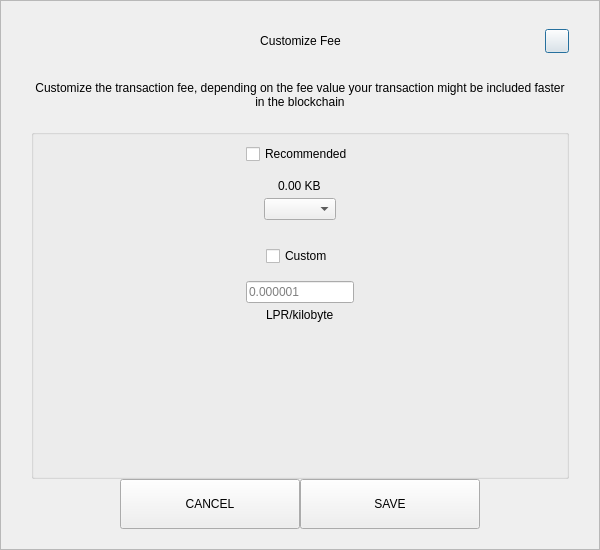
<?xml version="1.0" encoding="UTF-8"?>
<ui version="4.0">
 <class>SendCustomFeeDialog</class>
 <widget class="QDialog" name="SendCustomFeeDialog">
  <property name="geometry">
   <rect>
    <x>0</x>
    <y>0</y>
    <width>600</width>
    <height>550</height>
   </rect>
  </property>
  <property name="windowTitle">
   <string>Form</string>
  </property>
  <layout class="QVBoxLayout" name="verticalLayout_3">
   <property name="spacing">
    <number>0</number>
   </property>
   <property name="leftMargin">
    <number>0</number>
   </property>
   <property name="topMargin">
    <number>0</number>
   </property>
   <property name="rightMargin">
    <number>0</number>
   </property>
   <property name="bottomMargin">
    <number>0</number>
   </property>
   <item>
    <widget class="QFrame" name="frame">
     <property name="styleSheet">
      <string notr="true"/>
     </property>
     <property name="frameShape">
      <enum>QFrame::StyledPanel</enum>
     </property>
     <property name="frameShadow">
      <enum>QFrame::Raised</enum>
     </property>
     <layout class="QVBoxLayout" name="verticalLayout_2">
      <property name="spacing">
       <number>0</number>
      </property>
      <property name="leftMargin">
       <number>30</number>
      </property>
      <property name="topMargin">
       <number>20</number>
      </property>
      <property name="rightMargin">
       <number>30</number>
      </property>
      <property name="bottomMargin">
       <number>20</number>
      </property>
      <item>
       <layout class="QHBoxLayout" name="horizontalLayout_3">
        <property name="spacing">
         <number>0</number>
        </property>
        <item>
         <spacer name="horizontalSpacer_21">
          <property name="orientation">
           <enum>Qt::Horizontal</enum>
          </property>
          <property name="sizeHint" stdset="0">
           <size>
            <width>40</width>
            <height>20</height>
           </size>
          </property>
         </spacer>
        </item>
        <item>
         <widget class="QLabel" name="labelTitle">
          <property name="minimumSize">
           <size>
            <width>0</width>
            <height>40</height>
           </size>
          </property>
          <property name="maximumSize">
           <size>
            <width>16777215</width>
            <height>40</height>
           </size>
          </property>
          <property name="styleSheet">
           <string notr="true">padding-left:24px;</string>
          </property>
          <property name="text">
           <string>Customize Fee</string>
          </property>
          <property name="alignment">
           <set>Qt::AlignCenter</set>
          </property>
          <property name="margin">
           <number>7</number>
          </property>
         </widget>
        </item>
        <item>
         <spacer name="horizontalSpacer">
          <property name="orientation">
           <enum>Qt::Horizontal</enum>
          </property>
          <property name="sizeHint" stdset="0">
           <size>
            <width>40</width>
            <height>20</height>
           </size>
          </property>
         </spacer>
        </item>
        <item>
         <widget class="QPushButton" name="btnEsc">
          <property name="minimumSize">
           <size>
            <width>24</width>
            <height>24</height>
           </size>
          </property>
          <property name="maximumSize">
           <size>
            <width>24</width>
            <height>24</height>
           </size>
          </property>
          <property name="text">
           <string/>
          </property>
         </widget>
        </item>
       </layout>
      </item>
      <item>
       <spacer name="verticalSpacer_2">
        <property name="orientation">
         <enum>Qt::Vertical</enum>
        </property>
        <property name="sizeType">
         <enum>QSizePolicy::Fixed</enum>
        </property>
        <property name="sizeHint" stdset="0">
         <size>
          <width>20</width>
          <height>20</height>
         </size>
        </property>
       </spacer>
      </item>
      <item>
       <widget class="QLabel" name="labelMessage">
        <property name="text">
         <string>Customize the transaction fee, depending on the fee value your transaction might be included faster in the blockchain</string>
        </property>
        <property name="alignment">
         <set>Qt::AlignCenter</set>
        </property>
        <property name="wordWrap">
         <bool>true</bool>
        </property>
       </widget>
      </item>
      <item>
       <spacer name="verticalSpacer_3">
        <property name="orientation">
         <enum>Qt::Vertical</enum>
        </property>
        <property name="sizeType">
         <enum>QSizePolicy::Fixed</enum>
        </property>
        <property name="sizeHint" stdset="0">
         <size>
          <width>20</width>
          <height>20</height>
         </size>
        </property>
       </spacer>
      </item>
      <item>
       <widget class="QGroupBox" name="groupBox">
        <property name="title">
         <string/>
        </property>
        <layout class="QVBoxLayout" name="verticalLayout">
         <property name="leftMargin">
          <number>12</number>
         </property>
         <property name="rightMargin">
          <number>12</number>
         </property>
         <item>
          <layout class="QVBoxLayout" name="verticalLayout_4">
           <property name="spacing">
            <number>5</number>
           </property>
           <item alignment="Qt::AlignHCenter">
            <widget class="QCheckBox" name="checkBoxRecommended">
             <property name="text">
              <string>Recommended</string>
             </property>
            </widget>
           </item>
           <item>
            <spacer name="verticalSpacer_5">
             <property name="orientation">
              <enum>Qt::Vertical</enum>
             </property>
             <property name="sizeType">
              <enum>QSizePolicy::Fixed</enum>
             </property>
             <property name="sizeHint" stdset="0">
              <size>
               <width>20</width>
               <height>10</height>
              </size>
             </property>
            </spacer>
           </item>
           <item alignment="Qt::AlignHCenter">
            <widget class="QLabel" name="labelFee">
             <property name="text">
              <string>0.00 KB</string>
             </property>
            </widget>
           </item>
           <item alignment="Qt::AlignHCenter">
            <widget class="QComboBox" name="comboBoxRecommended"/>
           </item>
          </layout>
         </item>
         <item>
          <spacer name="verticalSpacer">
           <property name="orientation">
            <enum>Qt::Vertical</enum>
           </property>
           <property name="sizeType">
            <enum>QSizePolicy::Fixed</enum>
           </property>
           <property name="sizeHint" stdset="0">
            <size>
             <width>20</width>
             <height>20</height>
            </size>
           </property>
          </spacer>
         </item>
         <item>
          <layout class="QVBoxLayout" name="verticalLayout_5">
           <property name="spacing">
            <number>5</number>
           </property>
           <item alignment="Qt::AlignHCenter">
            <widget class="QCheckBox" name="checkBoxCustom">
             <property name="text">
              <string>Custom</string>
             </property>
            </widget>
           </item>
           <item>
            <spacer name="verticalSpacer_6">
             <property name="orientation">
              <enum>Qt::Vertical</enum>
             </property>
             <property name="sizeType">
              <enum>QSizePolicy::Fixed</enum>
             </property>
             <property name="sizeHint" stdset="0">
              <size>
               <width>20</width>
               <height>10</height>
              </size>
             </property>
            </spacer>
           </item>
           <item alignment="Qt::AlignHCenter">
            <widget class="QLineEdit" name="lineEditCustomFee">
             <property name="placeholderText">
              <string notr="true">0.000001</string>
             </property>
            </widget>
           </item>
           <item alignment="Qt::AlignHCenter">
            <widget class="QLabel" name="labelCustomFee">
             <property name="text">
              <string>LPR/kilobyte</string>
             </property>
            </widget>
           </item>
          </layout>
         </item>
         <item>
          <spacer name="verticalSpacer_4">
           <property name="orientation">
            <enum>Qt::Vertical</enum>
           </property>
           <property name="sizeHint" stdset="0">
            <size>
             <width>20</width>
             <height>40</height>
            </size>
           </property>
          </spacer>
         </item>
        </layout>
       </widget>
      </item>
      <item>
       <layout class="QHBoxLayout" name="horizontalLayout" stretch="1,2,2,1">
        <item>
         <spacer name="horizontalSpacer1">
          <property name="orientation">
           <enum>Qt::Horizontal</enum>
          </property>
          <property name="sizeHint" stdset="0">
           <size>
            <width>40</width>
            <height>20</height>
           </size>
          </property>
         </spacer>
        </item>
        <item>
         <widget class="QPushButton" name="btnCancel">
          <property name="minimumSize">
           <size>
            <width>180</width>
            <height>50</height>
           </size>
          </property>
          <property name="focusPolicy">
           <enum>Qt::NoFocus</enum>
          </property>
          <property name="text">
           <string>CANCEL</string>
          </property>
         </widget>
        </item>
        <item>
         <widget class="QPushButton" name="btnSave">
          <property name="minimumSize">
           <size>
            <width>180</width>
            <height>50</height>
           </size>
          </property>
          <property name="focusPolicy">
           <enum>Qt::NoFocus</enum>
          </property>
          <property name="text">
           <string>SAVE</string>
          </property>
         </widget>
        </item>
        <item>
         <spacer name="horizontalSpacer_2">
          <property name="orientation">
           <enum>Qt::Horizontal</enum>
          </property>
          <property name="sizeHint" stdset="0">
           <size>
            <width>40</width>
            <height>20</height>
           </size>
          </property>
         </spacer>
        </item>
       </layout>
      </item>
     </layout>
    </widget>
   </item>
  </layout>
 </widget>
 <resources/>
 <connections/>
</ui>
